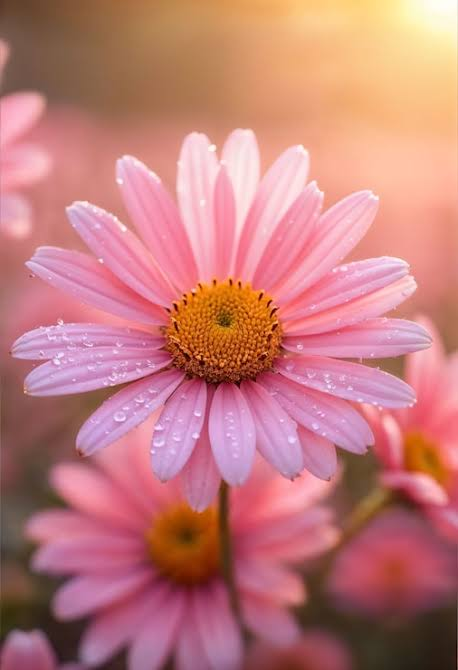
#> input picture day9-TaskA/flower.jpg, 458 x 670 px
$ jupyter execute step1.ipynb
#> lines starting #> are read from the running program, lines starting #| are printed output that depends on the picture
[cell 1]
import numpy as np
import pandas as pd
import matplotlib.pyplot as plt
import cv2 as cv
img = cv.imread("flower.jpg")
#> img is the input picture: shape (670, 458, 3); mean B, G, R 123.7, 124.6, 194.7

if img is None:
    print("File not found")
else:
    gray = cv.cvtColor(img, cv.COLOR_BGR2GRAY)
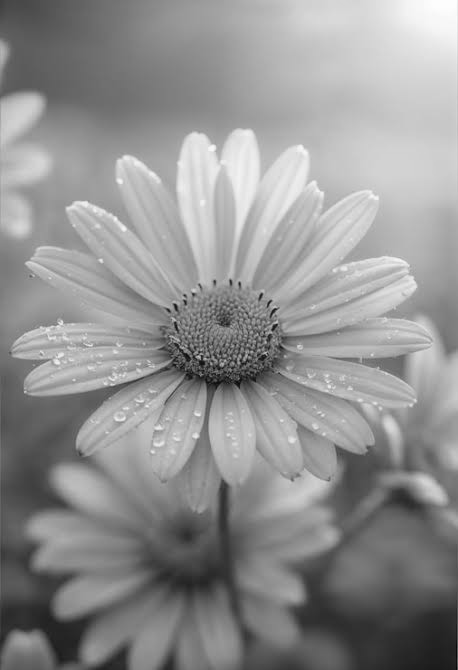
#> gray: shape (670, 458); min 7, max 253, mean 145.5

    negative = 255 - gray
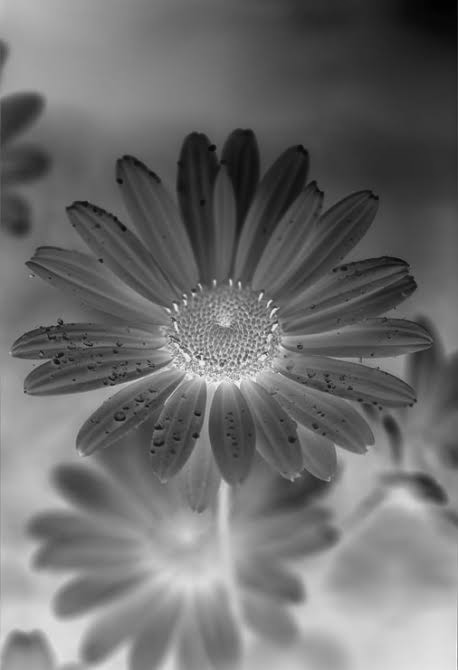
#> negative: shape (670, 458); min 2, max 248, mean 109.5
    negative_cv = cv.bitwise_not(gray)

    print("Same as bitwise_not:", np.array_equal(negative, negative_cv))
#| Same as bitwise_not: True
    print("negative dtype:", negative.dtype)
#| negative dtype: uint8
    print("gray[0, 0]:", gray[0, 0], "| negative[0, 0]:", negative[0, 0])
#| gray[0, 0]: 63 | negative[0, 0]: 192
    print("Sum of the pair:", int(gray[0, 0]) + int(negative[0, 0]))
#| Sum of the pair: 255

    plt.figure(figsize=(10, 5))

    plt.subplot(1, 2, 1)
    plt.imshow(gray, cmap="gray")
    plt.title("Gray")
    plt.axis("off")

    plt.subplot(1, 2, 2)
    plt.imshow(negative, cmap="gray")
    plt.title("Negative")
    plt.axis("off")

    plt.show()
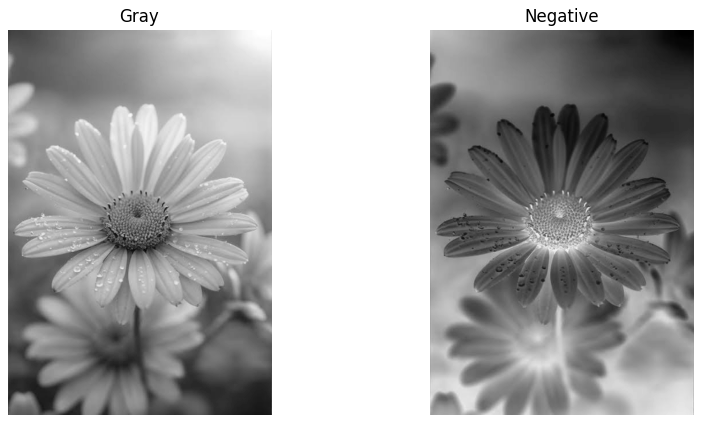
#> figure drawn by matplotlib, 2 panels
